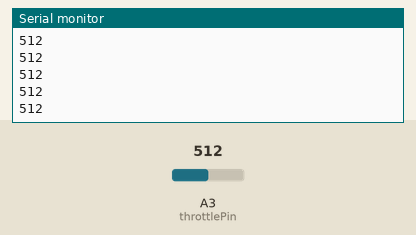
This sketch was run on a simulated Arduino Uno, built with avr-gcc and run on an emulated ATmega328P. On the bench: the last lines printed to the serial monitor. The test bench sets the inputs (shaded band); at power-on: A3 (throttlePin) = 512.

Above: at 1.2 s.
1.3 s: A3 (throttlePin) set to 716
At 1.32 s:
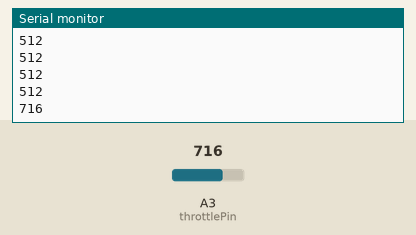
2.8 s: A3 (throttlePin) set to 900
At 2.83 s:
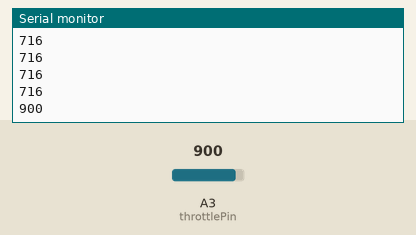
Timing chart, 0 to 5.8 s (numbered marks = the images above; inputs shaded):
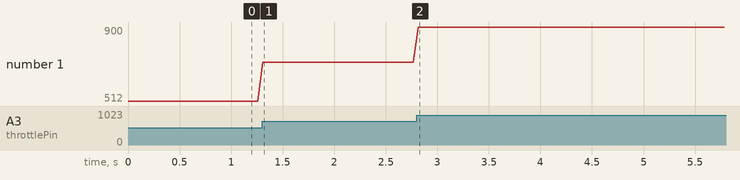

Measured:
- after the input at 1.3 s, the serial monitor: prints a new line at once (image 1)
- after the input at 2.8 s, the serial monitor: prints a new line at once (image 2)
- plotted number 1: 512 → 716 after the input at 1.3 s, 716 → 900 after the input at 2.8 s

The sketch:

throttle_brake.ino
```cpp
int throttlePin = 3;
int throttleVal = 0;

void setup() {
  // put your setup code here, to run once:
  Serial.begin(9600); //init at 9600 bits per second
}

void loop() {
  throttleVal = analogRead(throttlePin);
  Serial.println(throttleVal); // write a string
  delay(50);
}
```
